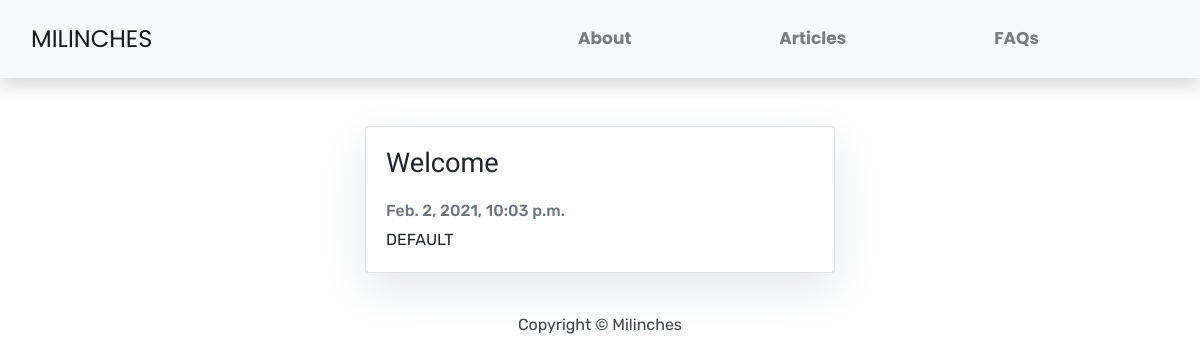
The page /articles/welcome/ on the database as committed earlier.
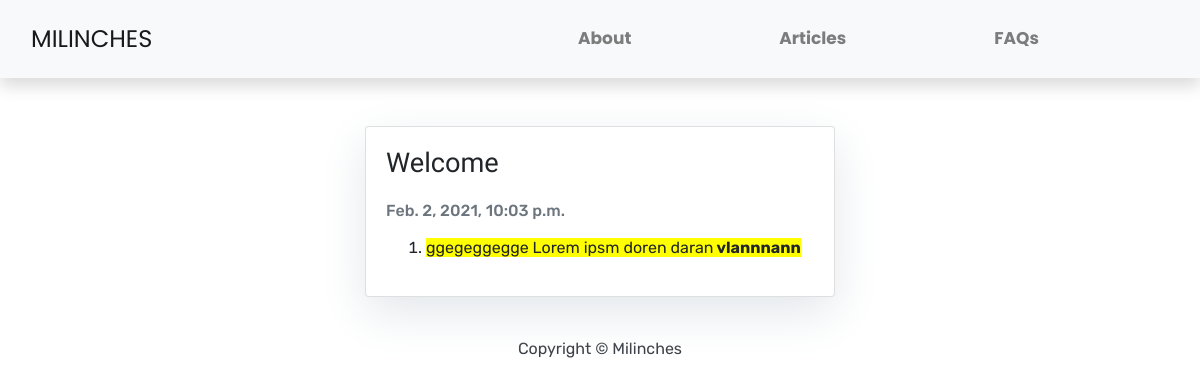
The same page on the database as committed later.
### blog/models.py (models this page shows, shortened)
class Articles(models.Model):
    title = models.CharField(max_length=100)
    slug = models.SlugField(unique=True)
    body = models.TextField()
    updated_on = models.DateTimeField(auto_now_add=True)
    created_on = models.DateTimeField(auto_now_add=True)
    status = models.IntegerField(choices=STATUS, default=0)
    class Meta:
        ordering = ['-created_on']

### blog/views.py (the view)
# urls.py: path('<slug:slug>/', views.ArticleDetail.as_view(), name='detail'),
class ArticleDetail(generic.DetailView):
    model = Articles
    template_name = 'blog/article_detail.html'

### blog/templates/blog/article_detail.html (shortened to what this page needs)
{% extends 'base.html' %}
{% block content %}
    <div class="col-md-5 mt-5 mx-auto">
        <div class="card mb-4">
          <div class="card-body">
            <h1 class="card-title">{{ object.title }}</h1>
              <p class="card-text text-muted h6">{{ object.created_on }}</p>
            <p class="card-text" id="jff">{{ object.body | safe }}</p>
          </div>
        </div>
    </div>
{% endblock %}

Rows that differ between the two databases and show on the page:
changed Articles "Welcome": body "DEFAULT" → "ggegeggegge Lorem ipsm doren daran vlannnann"
